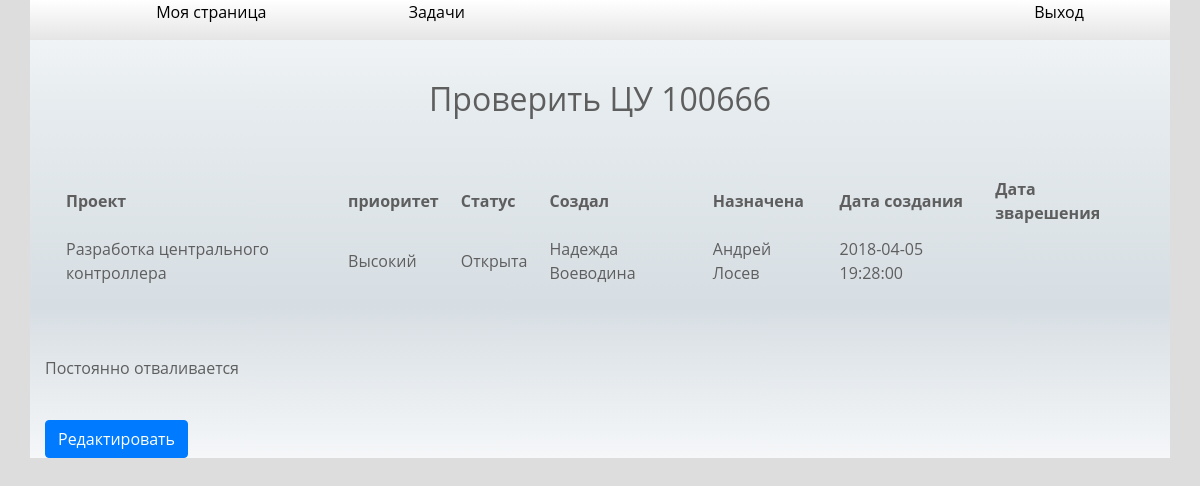
Screenshot of /personalroom/room.php?id=opentask&num=5 with the database file from the repository.
### tables this page shows
CREATE TABLE `tasks` (
  `id` int(11) NOT NULL,
  `name` varchar(55) NOT NULL,
  `priority` varchar(55) NOT NULL,
  `project` varchar(55) NOT NULL,
  `status` varchar(55) NOT NULL,
  `description` text NOT NULL,
  `created` varchar(55) NOT NULL,
  `appointed` varchar(55) NOT NULL,
  `startdate` text NOT NULL,
  `enddate` text NOT NULL
);

### personalroom/room.php (called while the page is built, shortened)
<?php
require('../view/personalroom.php');
?>

### view/opentask.php (the view, shortened to what this page needs)
<?php
	$numbertask = $_GET[num];
	$query = $db->query("
		SELECT * FROM tasks WHERE id = '$numbertask'
	");
	foreach($query as $row):
?>
<div class="row opentask">
	<div class="col-12 nametask">
		<h2><?php echo $row['name'] ?></h2>
	</div>
	<div class="col-12 tabletask">
		<table>
			<tr>
				<th>Проект</th>
				<th>приоритет</th>
				<th>Статус</th>
				<th>Создал</th>
				<th>Назначена</th>
				<th>Дата создания</th>
				<th>Дата зварешения</th>
			</tr>
			<tr>
				<td><?php echo $row['project']?></td>
				<td><?php echo $row['priority']?></td>
				<td id="statuss"><?php echo $row['status']?></td>
				<td><?php echo $row['created']?></td>
				<td><?php echo $row['appointed']?></td>
				<td><?php echo $row['startdate']?></td>
				<td><?php echo $row['enddate']?></td>
			</tr>
		</table>
	</div>
	<div class="col-12">
		<?php echo $row['description']?>
	</div>
	<div class="col-4 editbutton">
		<button class="btn btn-primary openedit">Редактировать</button>
	</div>
</div>
	<?php endforeach?>

### css/style.css (style rules this page uses)
body,html { padding:0;margin:0;color:#5e5e5e;font-family:"Open Sans",sans-serif;overflow-x:hidden;background-color:#ddd }
.tabletask { margin-top:40px;margin-bottom:60px }
.nametask { margin-top:40px;text-align:center }
.tabletask>table { margin:0 auto;border-collapse:separate;border-spacing:20px 10px }
.editbutton { margin-top:40px }
.tabletask { overflow:auto }

### rows the page displays
tasks: name "Проверить ЦУ 100666", project "Разработка центрального контроллера", priority "Высокий", status "Открыта", created "Надежда Воеводина", appointed "Андрей Лосев", startdate "2018-04-05 19:28:00", description "Постоянно отваливается"
